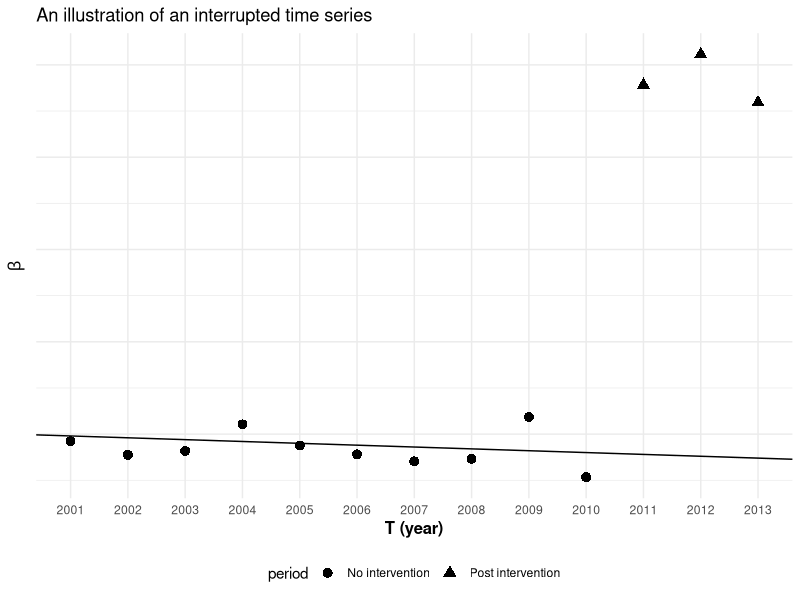

Here is the R script that generated this plot:
##  preReg2 figures and tables 
## This is to digitise the handdrawn figures 

library(tidyverse)

# create fake data --------------------------------------------------------

tsData <-
  data.frame(
    year = 2001:2013
  ) 

set.seed(1243)
tsData <-
  tsData %>%
  mutate(
    trend1 = - 0.5 + rnorm(13, sd = 0.01) - 0.001*(year - 2001),
    trend2 = - 0.3 + rnorm(13, sd = 0.01) - 0.001*(year - 2001),
    beta = ifelse(year < 2011, trend1, trend2),
    period = ifelse(year < 2011, 'No intervention', 'Post intervention')
  )

tsData <- 
  tsData %>%
  mutate_at(vars(year), as.factor)



# example its -------------------------------------------------------------

ggplot(tsData, aes(x=year, y=beta, shape = period))+
  geom_point(size = 3) +
  theme_minimal()+
  theme(
    axis.text.y=element_blank(),
    axis.ticks.y=element_blank(),
    axis.title = element_text(size = 12, face = 'bold'),
    legend.position = "bottom", legend.box = "horizontal"
  ) +
  geom_abline(intercept = -0.5, slope = -0.001) +
  labs(
    title = "An illustration of an interrupted time series",
    x = 'T (year)',
    y = expression(beta)
  )
